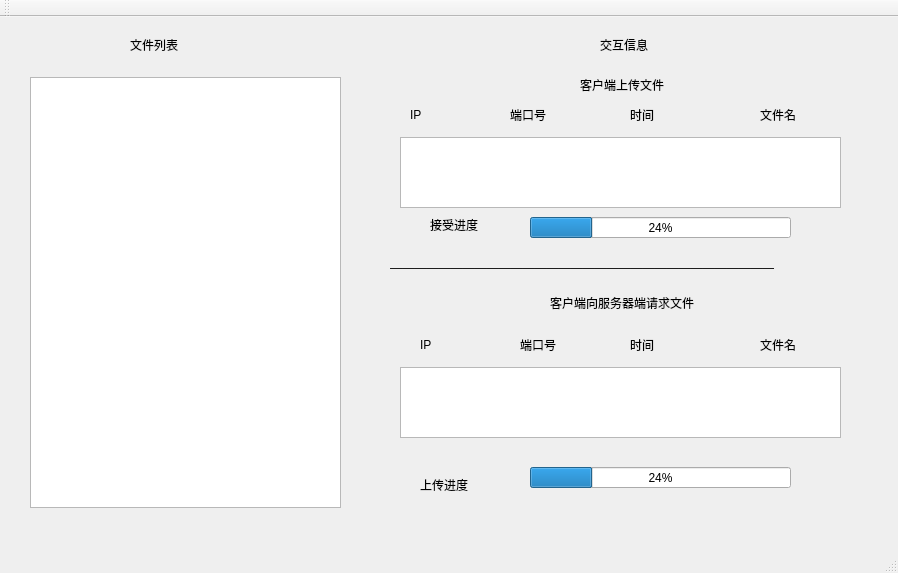
<?xml version="1.0" encoding="UTF-8"?>
<ui version="4.0">
 <class>MainWindow</class>
 <widget class="QMainWindow" name="MainWindow">
  <property name="geometry">
   <rect>
    <x>0</x>
    <y>0</y>
    <width>898</width>
    <height>573</height>
   </rect>
  </property>
  <property name="windowTitle">
   <string>MainWindow</string>
  </property>
  <widget class="QWidget" name="centralWidget">
   <widget class="QProgressBar" name="recvProg">
    <property name="geometry">
     <rect>
      <x>530</x>
      <y>200</y>
      <width>261</width>
      <height>21</height>
     </rect>
    </property>
    <property name="value">
     <number>24</number>
    </property>
   </widget>
   <widget class="QTextEdit" name="textEdit">
    <property name="geometry">
     <rect>
      <x>30</x>
      <y>60</y>
      <width>311</width>
      <height>431</height>
     </rect>
    </property>
   </widget>
   <widget class="QLabel" name="label">
    <property name="geometry">
     <rect>
      <x>410</x>
      <y>90</y>
      <width>72</width>
      <height>15</height>
     </rect>
    </property>
    <property name="text">
     <string>IP</string>
    </property>
   </widget>
   <widget class="QLabel" name="label_2">
    <property name="geometry">
     <rect>
      <x>510</x>
      <y>90</y>
      <width>72</width>
      <height>15</height>
     </rect>
    </property>
    <property name="text">
     <string>端口号</string>
    </property>
   </widget>
   <widget class="QLabel" name="label_3">
    <property name="geometry">
     <rect>
      <x>630</x>
      <y>90</y>
      <width>72</width>
      <height>15</height>
     </rect>
    </property>
    <property name="text">
     <string>时间</string>
    </property>
   </widget>
   <widget class="QLabel" name="label_4">
    <property name="geometry">
     <rect>
      <x>760</x>
      <y>90</y>
      <width>72</width>
      <height>15</height>
     </rect>
    </property>
    <property name="text">
     <string>文件名</string>
    </property>
   </widget>
   <widget class="QProgressBar" name="sendProg">
    <property name="geometry">
     <rect>
      <x>530</x>
      <y>450</y>
      <width>261</width>
      <height>21</height>
     </rect>
    </property>
    <property name="value">
     <number>24</number>
    </property>
   </widget>
   <widget class="QLabel" name="label_6">
    <property name="geometry">
     <rect>
      <x>430</x>
      <y>200</y>
      <width>72</width>
      <height>15</height>
     </rect>
    </property>
    <property name="text">
     <string>接受进度</string>
    </property>
   </widget>
   <widget class="QLabel" name="label_7">
    <property name="geometry">
     <rect>
      <x>420</x>
      <y>460</y>
      <width>72</width>
      <height>15</height>
     </rect>
    </property>
    <property name="text">
     <string>上传进度</string>
    </property>
   </widget>
   <widget class="QLabel" name="label_8">
    <property name="geometry">
     <rect>
      <x>130</x>
      <y>20</y>
      <width>72</width>
      <height>15</height>
     </rect>
    </property>
    <property name="text">
     <string>文件列表</string>
    </property>
   </widget>
   <widget class="QLabel" name="label_9">
    <property name="geometry">
     <rect>
      <x>600</x>
      <y>20</y>
      <width>72</width>
      <height>15</height>
     </rect>
    </property>
    <property name="text">
     <string>交互信息</string>
    </property>
   </widget>
   <widget class="QLabel" name="label_10">
    <property name="geometry">
     <rect>
      <x>580</x>
      <y>60</y>
      <width>131</width>
      <height>16</height>
     </rect>
    </property>
    <property name="text">
     <string>客户端上传文件</string>
    </property>
   </widget>
   <widget class="QLabel" name="label_5">
    <property name="geometry">
     <rect>
      <x>550</x>
      <y>270</y>
      <width>181</width>
      <height>31</height>
     </rect>
    </property>
    <property name="text">
     <string>客户端向服务器端请求文件</string>
    </property>
   </widget>
   <widget class="QTextEdit" name="textEdit_up">
    <property name="geometry">
     <rect>
      <x>400</x>
      <y>120</y>
      <width>441</width>
      <height>71</height>
     </rect>
    </property>
   </widget>
   <widget class="QTextEdit" name="textEdit_down">
    <property name="geometry">
     <rect>
      <x>400</x>
      <y>350</y>
      <width>441</width>
      <height>71</height>
     </rect>
    </property>
   </widget>
   <widget class="QLabel" name="label_11">
    <property name="geometry">
     <rect>
      <x>420</x>
      <y>320</y>
      <width>72</width>
      <height>15</height>
     </rect>
    </property>
    <property name="text">
     <string>IP</string>
    </property>
   </widget>
   <widget class="QLabel" name="label_12">
    <property name="geometry">
     <rect>
      <x>520</x>
      <y>320</y>
      <width>72</width>
      <height>15</height>
     </rect>
    </property>
    <property name="text">
     <string>端口号</string>
    </property>
   </widget>
   <widget class="QLabel" name="label_13">
    <property name="geometry">
     <rect>
      <x>630</x>
      <y>320</y>
      <width>72</width>
      <height>15</height>
     </rect>
    </property>
    <property name="text">
     <string>时间</string>
    </property>
   </widget>
   <widget class="QLabel" name="label_14">
    <property name="geometry">
     <rect>
      <x>760</x>
      <y>320</y>
      <width>72</width>
      <height>15</height>
     </rect>
    </property>
    <property name="text">
     <string>文件名</string>
    </property>
   </widget>
   <widget class="QLabel" name="label_15">
    <property name="geometry">
     <rect>
      <x>390</x>
      <y>240</y>
      <width>451</width>
      <height>21</height>
     </rect>
    </property>
    <property name="text">
     <string>————————————————————————————————</string>
    </property>
   </widget>
  </widget>
  <widget class="QMenuBar" name="menuBar">
   <property name="geometry">
    <rect>
     <x>0</x>
     <y>0</y>
     <width>898</width>
     <height>26</height>
    </rect>
   </property>
  </widget>
  <widget class="QToolBar" name="mainToolBar">
   <attribute name="toolBarArea">
    <enum>TopToolBarArea</enum>
   </attribute>
   <attribute name="toolBarBreak">
    <bool>false</bool>
   </attribute>
  </widget>
  <widget class="QStatusBar" name="statusBar"/>
 </widget>
 <layoutdefault spacing="6" margin="11"/>
 <resources/>
 <connections/>
</ui>
